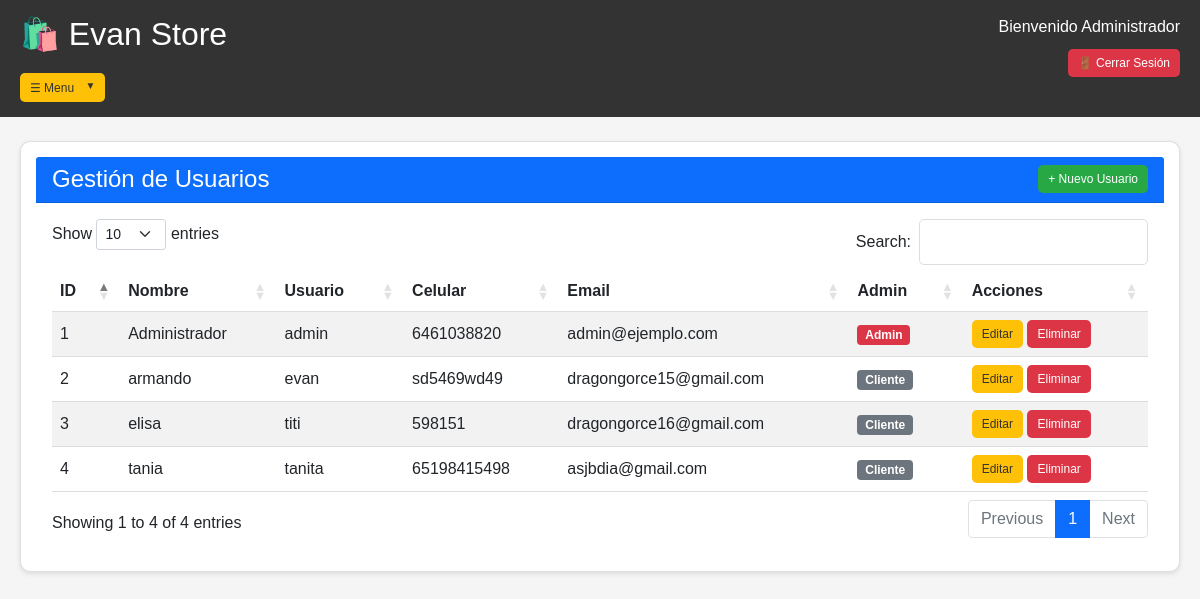
/dashboard (signed in), run on the app's committed database.
### models.py (models this page shows, shortened)
class Usuario(UserMixin, db.Model):
    id = db.Column(db.Integer, primary_key=True)
    nombre = db.Column(db.String(100), nullable=False)
    usuario = db.Column(db.String(80), unique=True, nullable=False)
    celular = db.Column(db.String(20), nullable=False)
    email = db.Column(db.String(120), unique=True, nullable=False)
    password_hash = db.Column(db.String(255), nullable=False)
    es_admin = db.Column(db.Boolean, default=False)
    fecha_registro = db.Column(db.DateTime, default=datetime.utcnow)

### app.py (the view)
@app.route('/dashboard')
@login_required
def dashboard():
    if not current_user.es_admin:
        flash('Acceso denegado', 'error')
        return redirect(url_for('perfil'))
    usuarios = Usuario.query.all()  # ← Cambiar a usuarios
    return render_template('dashboard.html', usuarios=usuarios)  # ← Cambiar a usuarios

### app.py (called while the page is built)
@login_manager.user_loader
def load_user(user_id):
    return Usuario.query.get(int(user_id))

### templates/dashboard.html (shortened to what this page needs)
<!DOCTYPE html>
<html lang="es">
<head>
    <link href="https://cdn.jsdelivr.net/npm/bootstrap@5.1.3/dist/css/bootstrap.min.css" rel="stylesheet">
    <link href="https://cdn.datatables.net/1.11.5/css/dataTables.bootstrap5.min.css" rel="stylesheet">
    <link rel="stylesheet" href="{{ url_for('static', filename='style.css') }}">
</head>
<body>
    {% include 'navbar.html' %}
    <div class="container mt-4">
        <div class="row">
            <div class="col-md-12">
                <div class="card">
                    <div class="card-header bg-primary text-white d-flex justify-content-between align-items-center">
                        <h4 class="mb-0">Gestión de Usuarios</h4>
                        <button class="btn btn-success btn-sm" data-bs-toggle="modal" data-bs-target="#crearUsuarioModal">
                            + Nuevo Usuario
                        </button>
                    </div>
                    <div class="card-body">
                        <div class="table-responsive">
                            <table id="usuariosTable" class="table table-striped">
                                <thead>
                                    <tr>
                                        <th>ID</th>
                                        <th>Nombre</th>
                                        <th>Usuario</th>
                                        <th>Celular</th>
                                        <th>Email</th>
                                        <th>Admin</th>
                                        <th>Acciones</th>
                                    </tr>
                                </thead>
                                <tbody>
                                    {% for usuario in usuarios %}
                                    <tr id="row-{{ usuario.id }}">
                                        <td>{{ usuario.id }}</td>
                                        <td>{{ usuario.nombre }}</td>
                                        <td>{{ usuario.usuario }}</td>
                                        <td>{{ usuario.celular }}</td>
                                        <td>{{ usuario.email }}</td>
                                        <td>
                                            {% if usuario.es_admin %}
                                                <span class="badge bg-danger">Admin</span>
                                            {% else %}
                                                <span class="badge bg-secondary">Cliente</span>
                                            {% endif %}
                                        </td>
                                        <td>
                                            <button class="btn btn-warning btn-sm" onclick="editarUsuario({{ usuario.id }})">Editar</button>
                                            <button class="btn btn-danger btn-sm" onclick="eliminarUsuario({{ usuario.id }})">Eliminar</button>
                                        </td>
                                    </tr>
                                    {% endfor %}
                                </tbody>
                            </table>
                        </div>
                    </div>
                </div>
            </div>
        </div>
    </div>
    </body>
</html>

### templates/navbar.html (shortened to what this page needs)
<link rel="stylesheet" href="{{ url_for('static', filename='style.css') }}">
<div class="navbar">
    <div class="logo-area">
        <h2>🛍️ Evan Store</h2>
        <div class="dropdown" style="margin-top: 10px;">
            <button class="btn btn-warning btn-sm dropdown-toggle" type="button" data-bs-toggle="dropdown">
                ☰   Menu
            </button>
        </div>
    </div>
    <div class="user-area">
        <span>Bienvenido {{ current_user.nombre }}</span>
        <a href="{{ url_for('logout') }}" class="btn btn-danger btn-sm">🚪 Cerrar Sesión</a>
    </div>
</div>

### static/style.css (style rules this page uses)
* { margin: 0;padding: 0;box-sizing: border-box; }
body { font-family: Arial, sans-serif;background: #f5f5f5;min-height: 100vh; }
.navbar { background: #333;padding: 15px 20px;display: flex;justify-content: space-between;align-items: flex-start;flex-wrap: wrap; }
.logo-area h2 { color: white; margin: 0 0 10px 0; }
.user-area { text-align: right; }
.user-area span { display: block; color: white; margin-bottom: 5px; }
.user-area .btn { margin-top: 5px; }
.btn { background: #e10707; color: white; padding: 8px 16px; border-radius: 5px; border: none; cursor: pointer; font-size: 14px; text-decoration: none; display: inline-block; }
.btn-warning { background: #ffc107; color: #333; }
.btn-danger { background: #dc3545; color: white; }
.btn-success { background: #28a745; color: white; }
.btn-sm { padding: 5px 10px; font-size: 12px; }
.dropdown { position: relative; display: inline-block; }
.dropdown-toggle::after { display: inline-block; margin-left: 8px; content: "▼"; font-size: 10px; border: none; }
.container { max-width: 1400px; margin: 40px auto; padding: 0 20px; }
table { width: 100%; }
th, td { padding: 12px; text-align: left; vertical-align: middle; border-bottom: 1px solid #ddd; }
.card { border-radius: 10px; margin-bottom: 20px; background: white; padding: 15px; box-shadow: 0 2px 5px rgba(0,0,0,0.1); }

### data on the page
Usuario: nombre "Administrador", id "1", usuario "admin", celular "6461038820", email "admin@ejemplo.com", es_admin "Admin"
Usuario: id "2", nombre "armando", usuario "evan", celular "sd5469wd49", email "dragongorce15@gmail.com", es_admin "Cliente"
Usuario: id "3", nombre "elisa", usuario "titi", celular "598151", email "dragongorce16@gmail.com", es_admin "Cliente"
Usuario: id "4", nombre "tania", usuario "tanita", celular "65198415498", email "asjbdia@gmail.com", es_admin "Cliente"
